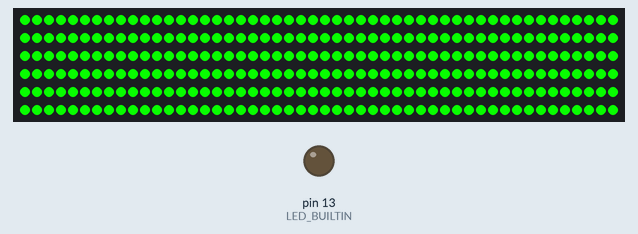
Simulated run of this program. Board: Arduino Uno, built with avr-gcc and run on an emulated ATmega328P. On the bench: 300 RGB LEDs in strip order, left to right, continuing on the next row, output pins drawn as LEDs (lit = HIGH). Dim RGB values are drawn brighter than linear; colours are those a GRB WS2812 strip shows for the declared byte order.

Above: at 0.14 s.
At 4.84 s:
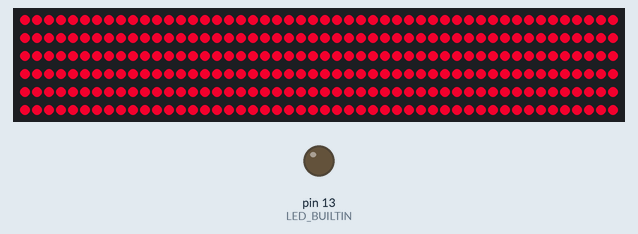
At 9.66 s:
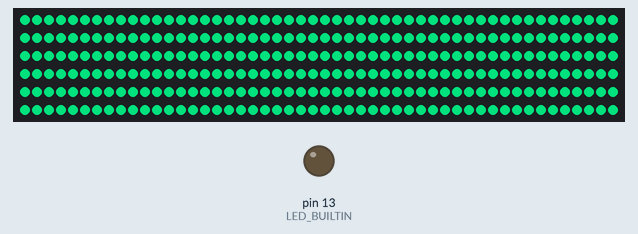
At 19.58 s:
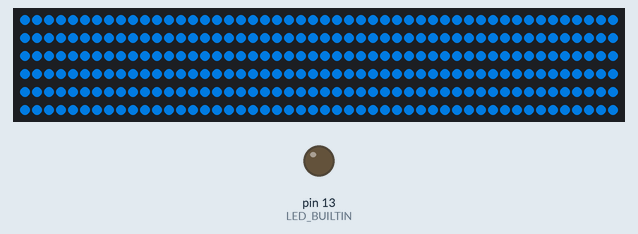
At 29.36 s:
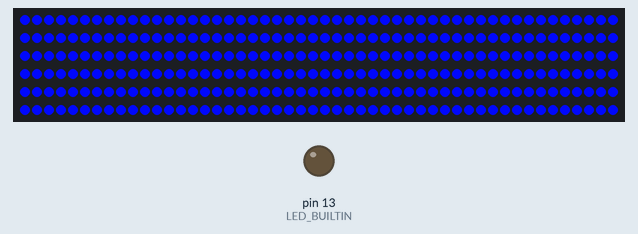
At 39.1 s:
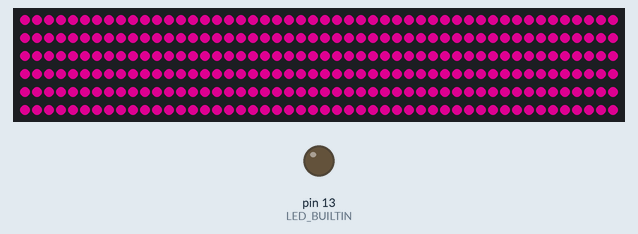

The program:

main.cpp
```cpp
/**
 * LED Strip host.
 * Uses some hacky define rules to make it work.
 */


#define HUE 13
//#define SIMPLERAINBOW 12

#include "Arduino.h"
#include <FastLED.h>

#ifndef LED_BUILTIN
#define LED_BUILTIN 13
#endif

#define NUM_LEDS 300
#define DATA_PIN 6

CRGB leds[NUM_LEDS];

#ifdef SIMPLERAINBOW
CRGB ledcopy[NUM_LEDS];
#endif

void setup()
{
  // Init fastled
  pinMode(LED_BUILTIN, OUTPUT);

  FastLED.addLeds<WS2812, DATA_PIN>(leds, NUM_LEDS);

#ifdef SIMPLERAINBOW
  static uint8_t hue = 0;
  for(int i=0;i<NUM_LEDS;i++)
    leds[i] = CHSV(hue++, 255, 255);
  FastLED.show();
#endif
}

void loop()
{
#ifdef HUE
  // create rainbow hue
  static uint8_t hue = 0;

  FastLED.showColor(CHSV(hue++, 255, 255));
  delay(30);
#endif
#ifdef SIMPLERAINBOW
  static int shift = 3;
  // copy array
  for(int i=0;i<NUM_LEDS;i++)
    ledcopy[i] = leds[i];

  for(int i=0;i<NUM_LEDS;i++)
    leds[i] = ledcopy[(i-shift) % NUM_LEDS];
  FastLED.show();
#endif
}
```
